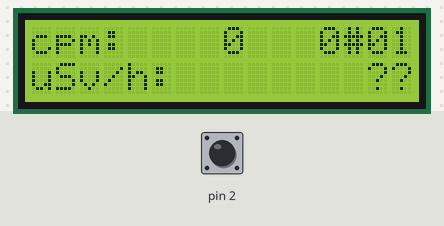
Bench run of a sketch on a simulated Arduino Uno, built with avr-gcc and run on an emulated ATmega328P. Parts: 16×2 character LCD. The inputs (shaded band) are chosen by the test bench; at power-on: pin 2 HIGH. What the sketch prints to the serial monitor is not drawn.

Above: at 1.6 s.
1.7 s: pin 2 pulled LOW for 0.15 s
At 3.5 s:
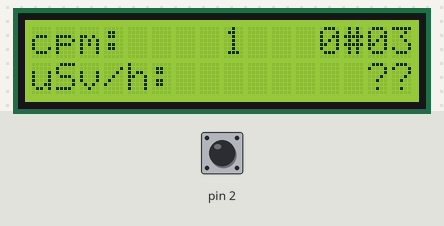
3.6 s: pin 2 pulled LOW for 1 s
At 5.5 s:
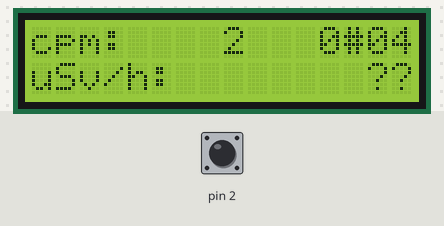
6.6 s: pin 2 pulled LOW for 0.15 s
At 9.6 s:
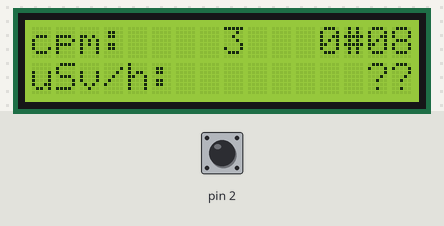
9.7 s: pin 2 pulled LOW for 1 s
At 11.9 s:
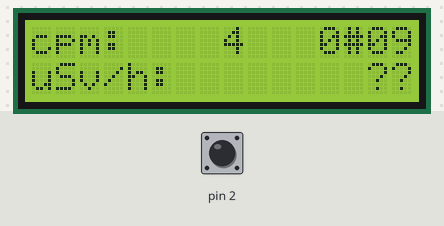
12.8 s: pin 2 pulled LOW for 3.2 s
At 13.8 s:
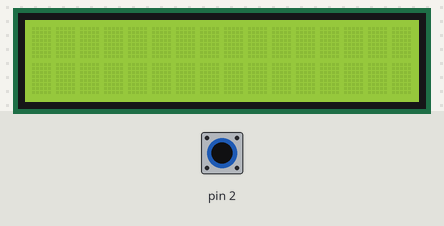
19.0 s: pin 2 pulled LOW for 0.15 s
At 19.07 s:
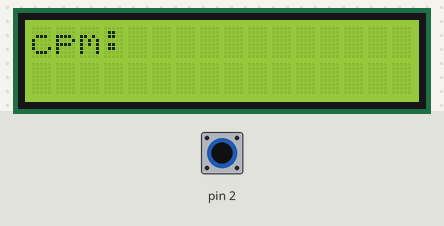

Measured:
- after the input at 12.8 s, the display: changes at once (image 5)
- after the input at 19.0 s, the display: changes at once (image 6)
- what the display in image 2 shows lasts 1.0 s, from 5.2 s to 6.2 s

The sketch:

geiger.pde
```cpp
#include <LiquidCrystal.h>
LiquidCrystal lcd(3,4,5,6,7,8);


volatile unsigned long sum = 0;

#define RBSIZE 60
volatile unsigned rbuffer[RBSIZE] = {0};
volatile unsigned rindex = 0;

void count_pulse() {
	rbuffer[rindex] += 1;
	sum += 1;
}

void count_pulse_original() {
	detachInterrupt(0);
	rbuffer[rindex] += 1;
	sum += 1;
	while (digitalRead(2) == 0) {};
	attachInterrupt(0, count_pulse_original, FALLING);
}


void setup() {
	Serial.begin(9600);
	Serial.println("#uSv/h,cpm,cps");

	pinMode(2, INPUT);
	digitalWrite(2, HIGH);

	attachInterrupt(0, count_pulse_original, FALLING);
	//attachInterrupt(0, count_pulse, FALLING);

	lcd.begin(16, 2);
	lcd.clear();
	lcd.setCursor(0, 0);
	lcd.print("Geiger counter");
	lcd.print("            v03");

	delay(400);
}

static inline float cpm_to_usv(unsigned long cpm) {
	return (float)cpm * 0.00812;
}

char okay = 0;

static inline char judge(float usvh) {
	if (usvh < 0.081) {
		return okay ? ' ' : '?';
	}
	if (usvh < 5.70) {
		return '.';
	}
	return '!';
}

void loop() {
	unsigned long time_ms = millis();
	unsigned long idx1 = (time_ms / 1000) % RBSIZE;
	if (idx1 != rindex) {
		if (idx1 < rindex) {
			okay = 1;
		}

		unsigned long prev_sum = sum;
		sum -= rbuffer[idx1];
		rbuffer[idx1] = 0;
		unsigned prev_idx = rindex;
		rindex = idx1;
		unsigned counter = rbuffer[prev_idx];

		char buf[32];
		snprintf(buf, sizeof(buf), "%.4f,%lu,%u",
			 cpm_to_usv(prev_sum), prev_sum, counter);
		Serial.println(buf);
	} else {
		delay(250 - (time_ms % 250));
	}

	char buf1[17], buf2[17];
	snprintf(buf1, sizeof(buf1), "cpm:%5lu%4u#%02u", sum, rbuffer[rindex], rindex);
	float usvh = cpm_to_usv(sum);
	snprintf(buf2, sizeof(buf2), "uSv/h:%9.4f%c", usvh, judge(usvh));

	lcd.clear();
	lcd.setCursor(0, 0);
	lcd.print(buf1);
	lcd.setCursor(0, 1);
	lcd.print(buf2);
}
```
